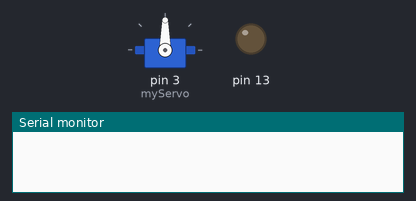
A sketch run on a simulated Arduino Uno, built with avr-gcc and run on an emulated ATmega328P. On the bench: servo, output pins drawn as LEDs (lit = HIGH), the last lines printed to the serial monitor. The local clock reads 2024-03-15 10:24:30 at power-on unless the sketch sets it.

Above: at 0.05 s.
At 3.0 s:
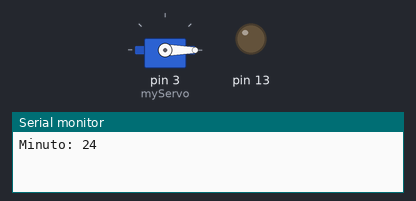
Timing chart, 0 to 6.9 s (numbered marks = the images above):
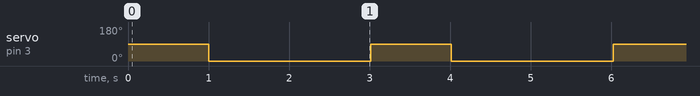

Measured:
- by itself, servo on pin 3 (myServo): alternates 90° for 1.0 s and 0° for 2.0 s

The sketch:

Pescados.ino
```cpp
#include "DS3231.h"
#include "Wire.h"
#include "Servo.h"
#define OUT(pin)    pinMode(pin,OUTPUT)
#define IN(pin)     pinMode(pin,INPUT)
#define ON(pin)     digitalWrite(pin,HIGH)
#define OFF(pin)    digitalWrite(pin,LOW)
#define PWM         3

Servo myServo;
DS3231 myRTC;
char Q=0;
bool century=false;
bool h12;
bool hPM;

void setup() {
  INICIO();

}

void loop() {
  myServo.write(90);
  delay(1000);
  myServo.write(0);
  delay(1000);
  Serial.print("Año: 20");
  Serial.println(myRTC.getYear(), DEC);
  Serial.print("Mes: ");
  Serial.println(myRTC.getMonth(century), DEC);
  Serial.print("Día: ");
  Serial.println(myRTC.getDate(), DEC);
  Serial.print("Hora: ");
  Serial.println(myRTC.getHour(h12,hPM), DEC);
  Serial.print("Minuto: ");
  Serial.println(myRTC.getMinute(), DEC);
  Serial.println(" ");
  Serial.println(' ');

  if (myRTC.getHour(h12,hPM)==21 && myRTC.getMinute()==35 && Q==0)
  {
    myServo.write(45);
    ON(13);
    delay(200);
    myServo.write(0);
    Q=1;

  } else if (!myRTC.getMinute()==35) {
    delay(10);
    myServo.write(0);
    OFF(13);
    Q=0;
  }
  delay(1000);
}

void INICIO()
{
  pinMode(13,OUTPUT);
  pinMode(3,OUTPUT);
  Wire.begin();
  Serial.begin(9600);
  OUT(PWM);
  myRTC.setClockMode(false);
  myServo.attach(3);
}
```
